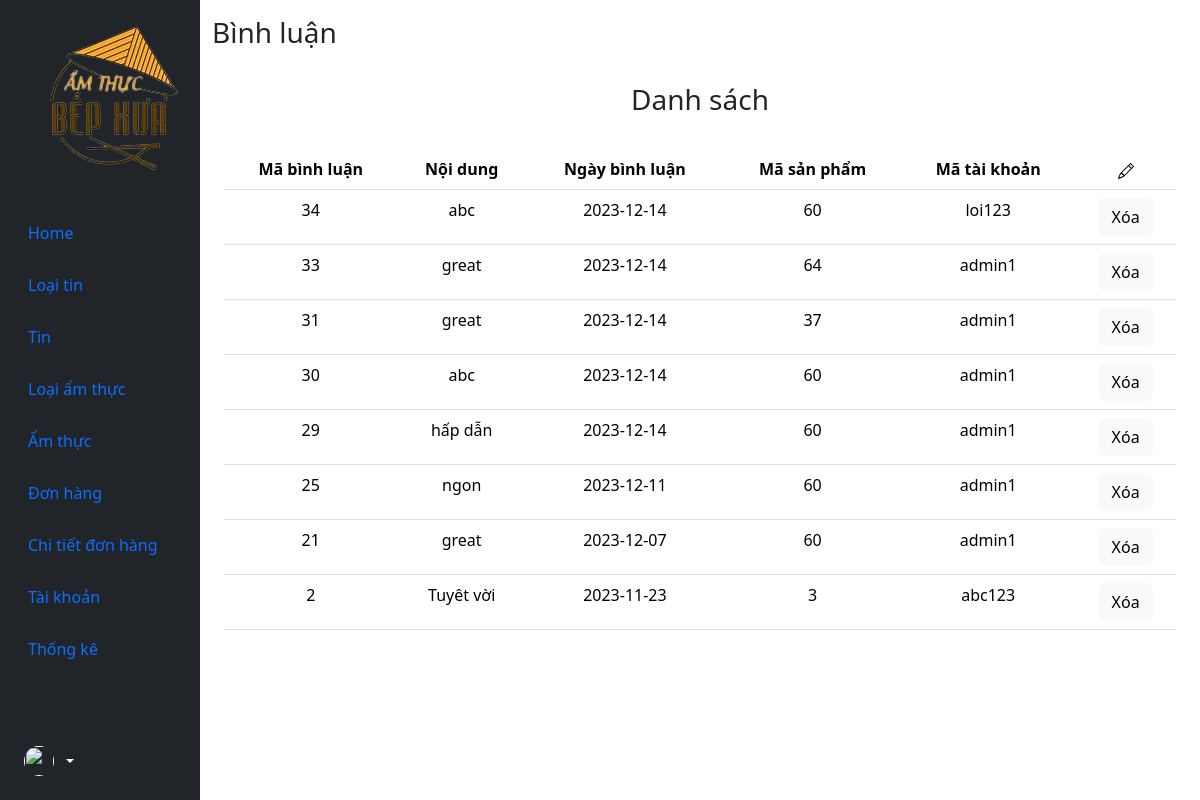
/admin/index.php?act=tk_binhluan, run on the app's committed database.
### tables this page shows
CREATE TABLE `binh_luan` (
  `ma_bl` int NOT NULL AUTO_INCREMENT,
  `noi_dung` text NOT NULL,
  `ngay_bl` date NOT NULL,
  `ma_sp` int NOT NULL,
  `ma_tk` varchar(255) NOT NULL,
  PRIMARY KEY (`ma_bl`),
  KEY `fk_bl_sp` (`ma_sp`),
  KEY `fk_bl_tk` (`ma_tk`),
  CONSTRAINT `fk_bl_sp` FOREIGN KEY (`ma_sp`) REFERENCES `san_pham` (`ma_sp`) ON DELETE CASCADE ON UPDATE CASCADE,
  CONSTRAINT `fk_bl_tk` FOREIGN KEY (`ma_tk`) REFERENCES `tai_khoan` (`ma_tk`) ON DELETE CASCADE ON UPDATE CASCADE
);

### model/pdo.php (called while the page is built, shortened)
<?php
function pdo_get_connection()
{
    $dburl = "mysql:host=localhost;dbname=duan_1;charset=utf8";
    $username = 'trungglevan';
    $password = '220204Trungg@';
    $conn = new PDO($dburl, $username, $password);
    $conn->setAttribute(PDO::ATTR_ERRMODE, PDO::ERRMODE_EXCEPTION);
    return $conn;
}
function pdo_query($sql)
{
    $sql_args = array_slice(func_get_args(), 1);
    try {
        $conn = pdo_get_connection();
        $stmt = $conn->prepare($sql);
        $stmt->execute($sql_args);
        $rows = $stmt->fetchAll();
        return $rows;
    } catch (PDOException $e) {
        throw $e;
    } finally {
        unset($conn);
    }
}

### model/binh_luan.php (called while the page is built, shortened)
<?php
function loadall_binh_luan($ma_sp)
{
    $sql = "select * from binh_luan where 1";
    $sql .= " order by ma_bl desc";
    $listbinhluan = pdo_query($sql);
    return $listbinhluan;
}
?>

### admin/thong_ke/binhluan.php (the view, shortened to what this page needs)
<div class="col py-3">
  <h3>Bình luận</h3>
  <ul class="list-unstyled">
    <li>
      <div class="container">
        <h3 class="alert alert-white text-center">Danh sách</h3>
        <table class="table">
          <thead class="">
            <tr class="">
              <th scope="col" class="text-center">Mã bình luận</th>
              <th scope="col" class="text-center">Nội dung</th>
              <th scope="col" class="text-center">Ngày bình luận</th>
              <th scope="col" class="text-center">Mã sản phẩm</th>
              <th scope="col" class="text-center">Mã tài khoản</th>
              <th scope="col" class="text-center"></th>
            </tr>
          </thead>
          <tbody class="">
            <?php foreach ($listbl as $bl) {
              extract($bl);
              $xoabl = "index.php?act=xoalbl&ma_bl=" . $ma_bl; ?>
              <tr class="">
                <td class="text-center">
                  <?= $ma_bl ?>
                </td>
                <td class="text-center">
                  <?= $noi_dung ?>
                </td>
                <td class="text-center">
                  <?= $ngay_bl ?>
                </td>
                <td class="text-center">
                  <?= $ma_sp ?>
                </td>
                <td class="text-center">
                  <?= $ma_tk ?>
                </td>
                <td class="text-center">
                  <button class="btn btn-light" onclick="getConfirm(<?= $ma_bl ?>)">
                    Xóa
                  </button>
                </td>
              </tr>
            <?php } ?>
          </tbody>
        </table>
      </div>
    </li>
  </ul>
</div>
</div>
</div>

### data on the page
binh_luan: ma_bl "34", noi_dung "abc", ngay_bl "2023-12-14", ma_sp "60", ma_tk "loi123"
binh_luan: ma_bl "33", noi_dung "great", ngay_bl "2023-12-14", ma_sp "64", ma_tk "admin1"
binh_luan: ma_bl "31", noi_dung "great", ngay_bl "2023-12-14", ma_sp "37", ma_tk "admin1"
binh_luan: ma_bl "30", noi_dung "abc", ngay_bl "2023-12-14", ma_sp "60", ma_tk "admin1"
binh_luan: ma_bl "29", noi_dung "hấp dẫn", ngay_bl "2023-12-14", ma_sp "60", ma_tk "admin1"
binh_luan: ma_bl "25", noi_dung "ngon", ngay_bl "2023-12-11", ma_sp "60", ma_tk "admin1"
binh_luan: ma_bl "21", noi_dung "great", ngay_bl "2023-12-07", ma_sp "60", ma_tk "admin1"
binh_luan: ma_bl "2", noi_dung "Tuyêt vời", ngay_bl "2023-11-23", ma_sp "3", ma_tk "abc123"
